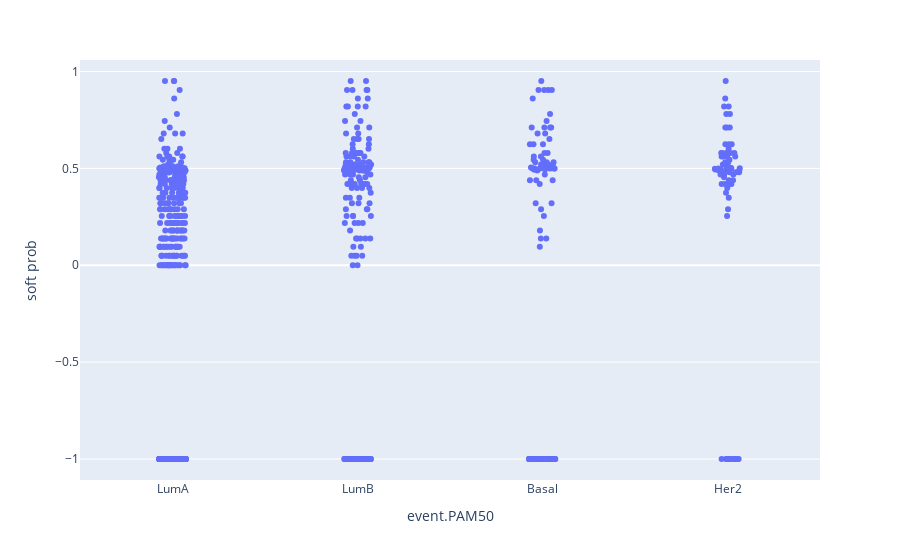

Notebook source saved alongside this figure:
### Code cell
px.strip(metadata_sub, x = 'event.PAM50', y = 'soft prob', hover_data='HRD-sum')

### Figure 1 — Plotly figure (JSON) as saved in the notebook; plotly's stock layout.template omitted (floating-point values rounded to 4 significant figures; data arrays with more than 128 entries replaced by an {"elided": "..."} marker saying what was removed)
{"data": [{"alignmentgroup": "True", "boxpoints": "all", "customdata": {"elided": "857x1 int values"}, "fillcolor": "rgba(255,255,255,0)", "hoveron": "points", "hovertemplate": "event.PAM50=%{x}<br>soft prob=%{y}<br>HRD-sum=%{customdata[0]}<extra></extra>", "legendgroup": "", "line": {"color": "rgba(255,255,255,0)"}, "marker": {"color": "#636efa"}, "name": "", "offsetgroup": "", "orientation": "v", "pointpos": 0, "showlegend": false, "type": "box", "x": {"elided": "857 str values"}, "x0": " ", "xaxis": "x", "y": {"elided": "857 float values"}, "y0": " ", "yaxis": "y"}], "layout": {"boxmode": "group", "legend": {"tracegroupgap": 0}, "margin": {"t": 60}, "xaxis": {"anchor": "y", "domain": [0, 1], "title": {"text": "event.PAM50"}}, "yaxis": {"anchor": "x", "domain": [0, 1], "title": {"text": "soft prob"}}}}
